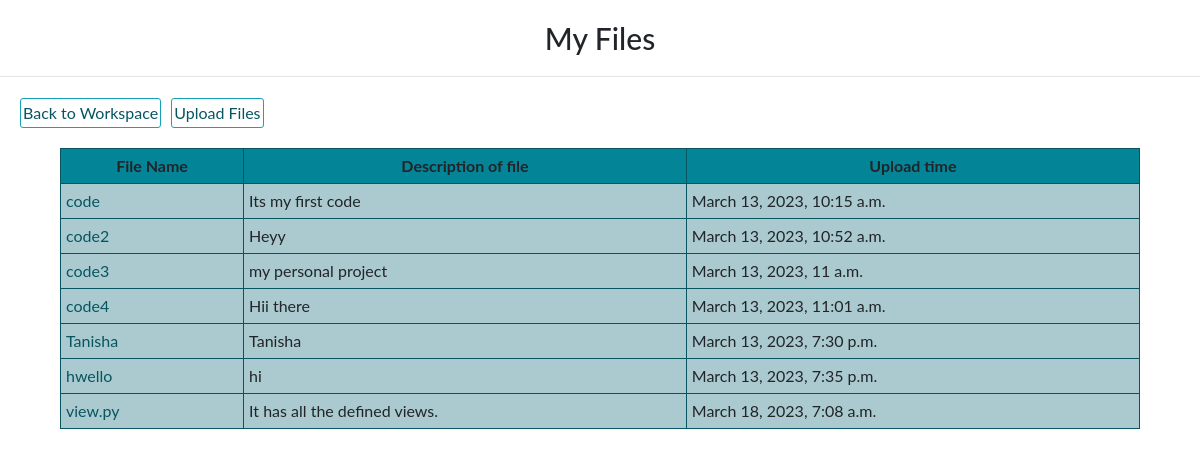
Page /workspace/uploaded_files/ (signed in) on the earlier database version.
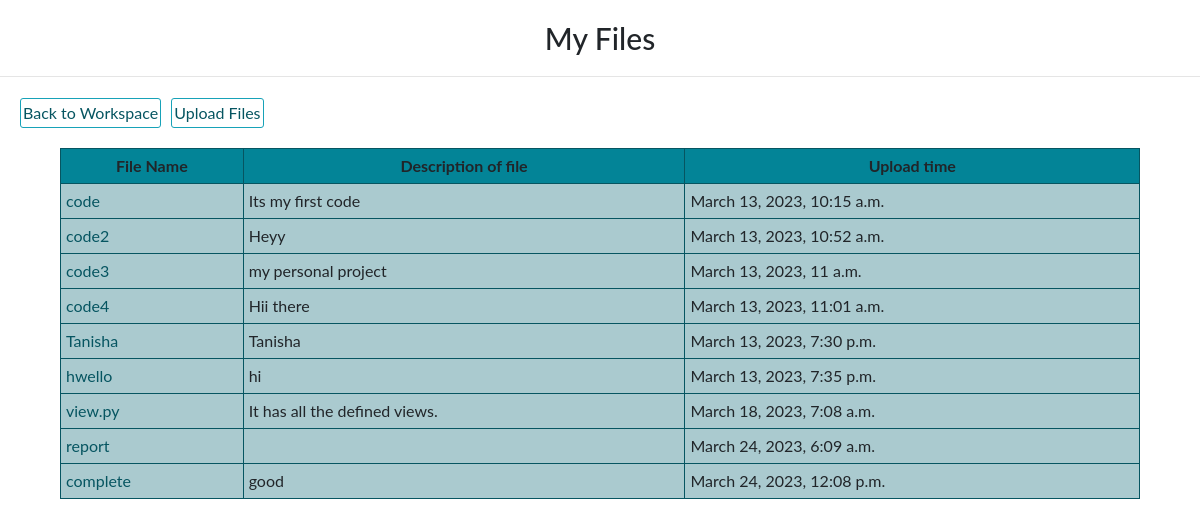
Same page on the later database version.
### workspace/models.py (models this page shows)
class File(models.Model):
    name = models.CharField(max_length=255)
    description = models.TextField(blank=True)
    file = models.FileField(upload_to='files/')
    team = models.ForeignKey(Team, on_delete=models.CASCADE, related_name='files',null = True)
    uploaded_by = models.ForeignKey(User, on_delete=models.CASCADE, related_name='uploaded_files')
    uploaded_at = models.DateTimeField(auto_now_add=True)

### workspace/views.py (the view)
# urls.py: path('uploaded_files/', uploaded_files, name='uploaded_files'),
@login_required
def uploaded_files(request):
    user = request.user
    files = File.objects.filter(uploaded_by=user)
    return render(request, 'workspace/uploaded_files.html', {'files': files})

### templates/workspace/uploaded_files.html
{% extends 'workspace/base.html' %}
{% block title %}
	My Files
{% endblock %}
{% block content %}
<div class="clearfix">
	<a class="btn btn-info left" href="{% url 'workhome' %}"> Back to Workspace </a>
    <a class="btn btn-info left" href="{% url 'upload_file' %}"> Upload Files </a>
</div>
	{% if files %}
	<table class="table">
		<tr><th>File Name</th>
			<th>Description of file</th>
			<th>Upload time</th></tr>
        {% for file in files %}
        <tr>
            <td><a href="{{file.file.url}}">{{ file.name }}</a></td>
            <td>{{file.description}}</td>
            <td>{{file.uploaded_at}}</td>
        </tr>
		{% endfor %}
	</table>
	{% else %}
		<p>No files uploaded yet.</p>
	{% endif %}
{% endblock %}

### templates/workspace/base.html (shortened to what this page needs)
{% load static %}
<!doctype html>
<html lang="en">
<head>
	<link rel="stylesheet" href="https://maxcdn.bootstrapcdn.com/bootstrap/4.0.0/css/bootstrap.min.css"
>
	<link rel="stylesheet" href="https://use.fontawesome.com/releases/v5.0.10/css/all.css"
>
	<link rel="stylesheet" type="text/css" href="{% static 'workspace/css/styles.css' %}">
	<link rel="stylesheet" type="text/css" href="{% static 'base.css' %}">
</head>
<body>
	<h1 class="title">{% block title %}{% endblock %}</h1>
	<hr>
	{% block content %}
	{% endblock %}
</body>
</html>

### static/workspace/css/styles.css (style rules this page uses)
a { color: #065561; }
.table { width: 90%; margin: auto; }
.table td, .table th { margin: auto; border: 1px solid #065561; padding: 5px; background-color: #aacacf; }
.table th { text-align: center; background-color: #038497; }

### static/base.css (style rules this page uses)
body { font-family: "ptsans", "Lato", "Helvetica Neue", Helvetica, Arial, sans-serif; }
.title { text-align: center; margin: 20px; font-size: 30px; }
.left { float: left; }
.btn { border-radius: 3px; padding: 2px 2px 2px 2px; color: #065561; background-color: transparent; box-shadow: 0 0 0 0; margin: 5px; cursor: pointer; }
.clearfix { margin: 15px; }

Differences in the rows shown:
added File: name "report", uploaded_at "March 24, 2023, 6:09 a.m."
added File: name "complete", description "good", uploaded_at "March 24, 2023, 12:08 p.m."
